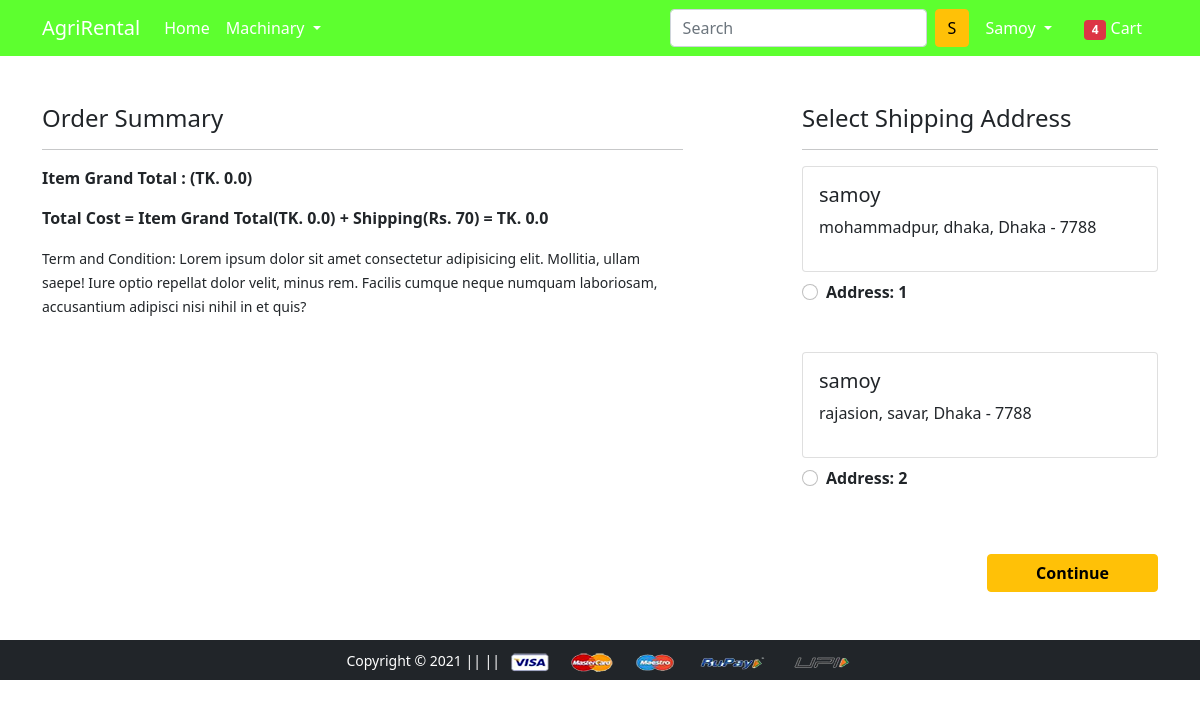
Screenshot of /checkout/ (signed in) with the database file from the repository.
### app/models.py (models this page shows, shortened)
class Customer(models.Model):
    user=models.ForeignKey(User,on_delete=models.CASCADE)
    name = models.CharField(max_length=200)
    locality = models.CharField(max_length=200)
    city = models.CharField(max_length=200)
    zipcode = models.IntegerField()
    state=models.CharField(choices=STATE_CHOICES,max_length=200)

### app/views.py (the view)
# urls.py: path('checkout/', views.checkout, name='checkout'),
@login_required
def checkout(request):
    user=request.user
    add=Customer.objects.filter(user=user)
    cart_items=Cart.objects.filter(user=user)
    amount=0.0
    shipping_amount=70.0
    totalamount=0.0
    cart_product=[p for p in Cart.objects.all() if p.user==request.user]
    if cart_product:
        for p in cart_product:
            tempamount=(p.quantity*p.product.selling_price*p.Days)
            amount+=tempamount
        totalamount=amount+shipping_amount
    totalitem=len(Cart.objects.filter(user=request.user))
    return render(request, 'app/checkout.html',{'add':add,'totalamount':totalamount,'cart_items':cart_items,'totalitem':totalitem, 'amount':amount})

### app/templates/app/checkout.html (shortened to what this page needs)
{% extends 'app/base.html' %}
{% load static %}
{% block main-content %}
<div class="container">
  <div class="row mt-5">
    <div class="col-sm-7 col-md-7">
      <h4>Order Summary</h4>
      <hr>
      <p class="fw-bold">Item Grand Total : (TK. {{amount}})</p>
      <p class="fw-bold">Total Cost = Item Grand Total(TK. {{amount}}) + Shipping(Rs. 70) = TK. {{totalamount}}</p>
      <small>Term and Condition: Lorem ipsum dolor sit amet consectetur adipisicing elit. Mollitia, ullam saepe! Iure
        optio repellat dolor velit, minus rem. Facilis cumque neque numquam laboriosam, accusantium adipisci nisi nihil
        in et quis?</small>
    </div>
    <div class="col-sm-4 col-md-4 offset-sm-1">
      <h4>Select Shipping Address</h4>
      <hr>
      <form action="/paymentdone">
        {% for ad in add %}
        <div class="card">
          <div class="card-body">
            <h5>{{ad.name}}</h5>
            <p>{{ad.locality}}, {{ad.city}}, {{ad.state}} - {{ad.zipcode}}</p>
          </div>
        </div>
        <div class="form-check mt-2 mb-5">
          <input class="form-check-input" type="radio" name="custid" id="custadd{{forloop.counter}}" value="{{ad.id}}">
          <label class="form-check-label fw-bold" for="custadd{{forloop.counter}}">
            Address: {{forloop.counter}} </label>
        </div>
        {% endfor %}
        <div class="text-end">
          <button type="submit" class="btn btn-warning mt-3 px-5 fw-bold">Continue</button>
        </div>
      </form>
    </div>
  </div>
</div>
{% endblock main-content %}

### app/templates/app/base.html (shortened to what this page needs)
<!doctype html>
{% load static %}
<html lang="en">
  <head>
    <link href="https://cdn.jsdelivr.net/npm/bootstrap@5.0.0-beta1/dist/css/bootstrap.min.css" rel="stylesheet">
    <link rel="stylesheet" href="{% static 'app/css/owl.carousel.min.css' %}">
    <link rel="stylesheet" href="{% static 'app/css/all.min.css' %}">
    <link rel="stylesheet" href="{% static 'app/css/style.css' %}">
  </head>
  <body>
    <nav class="navbar navbar-expand-lg navbar-dark green">
     <div class="container">
       <a class="navbar-brand" href="/">AgriRental</a>
       <div class="collapse navbar-collapse" id="navbarSupportedContent">
         <ul class="navbar-nav me-auto mb-2 mb-lg-0">
           <li class="nav-item">
             <a class="nav-link active" aria-current="page" href="/">Home</a>
           </li>
           <li class="nav-item dropdown">
             <a class="nav-link dropdown-toggle text-white" href="#" id="electronicsDropdown" role="button" data-bs-toggle="dropdown" aria-expanded="false">
               Machinary
             </a>
           </li>
         </ul>
         <form class="d-flex" method="GET" action="{% url 'search_bar' %}">
           <input class="form-control me-2" name="search_content" value="{{search_content}}" type="search" placeholder="Search" aria-label="Search">
           <button class="btn btn-warning" type="submit">S</button>
         </form>
         <div>
          <ul class="navbar-nav me-auto mb-2 mb-lg-0">
            {% if request.user.is_authenticated %}
           <li class="nav-item dropdown mx-2">
              <a class="nav-link dropdown-toggle text-white" href="#" id="profileDropdown" role="button" data-bs-toggle="dropdown" aria-expanded="false">
                {{request.user.username|capfirst}}
              </a>
            </li>
            <li class="nav-item mx-2">
             <a href="{% url 'showcart' %}" class="nav-link text-white"><span class="badge bg-danger">4</span> Cart </a>
            </li>
            {% endif %}
          </ul>
         </div>
       </div>
     </div>
    </nav>
    {% block main-content %} {% endblock main-content %}
    <footer class="container-fluid bg-dark text-center p-2 mt-5">
        <small class="text-white">Copyright &copy; 2021 ||  || </small>
        <img src="{% static 'app/images/payment.png' %}" alt="" srcset="" class="img-fluid" height="2px">
    </footer>
  </body>
</html>

### app/static/app/css/style.css (style rules this page uses)
.green { background-color: #5dff2f; }

### rows the page displays
Customer: name "samoy", locality "mohammadpur", city "dhaka", state "Dhaka", zipcode "7788"
Customer: name "samoy", locality "rajasion", city "savar", state "Dhaka", zipcode "7788"

### other values shown
{{ request.user.username|capfirst }} "Samoy"
{{ amount }} "0.0"
{{ totalamount }} "0.0"
